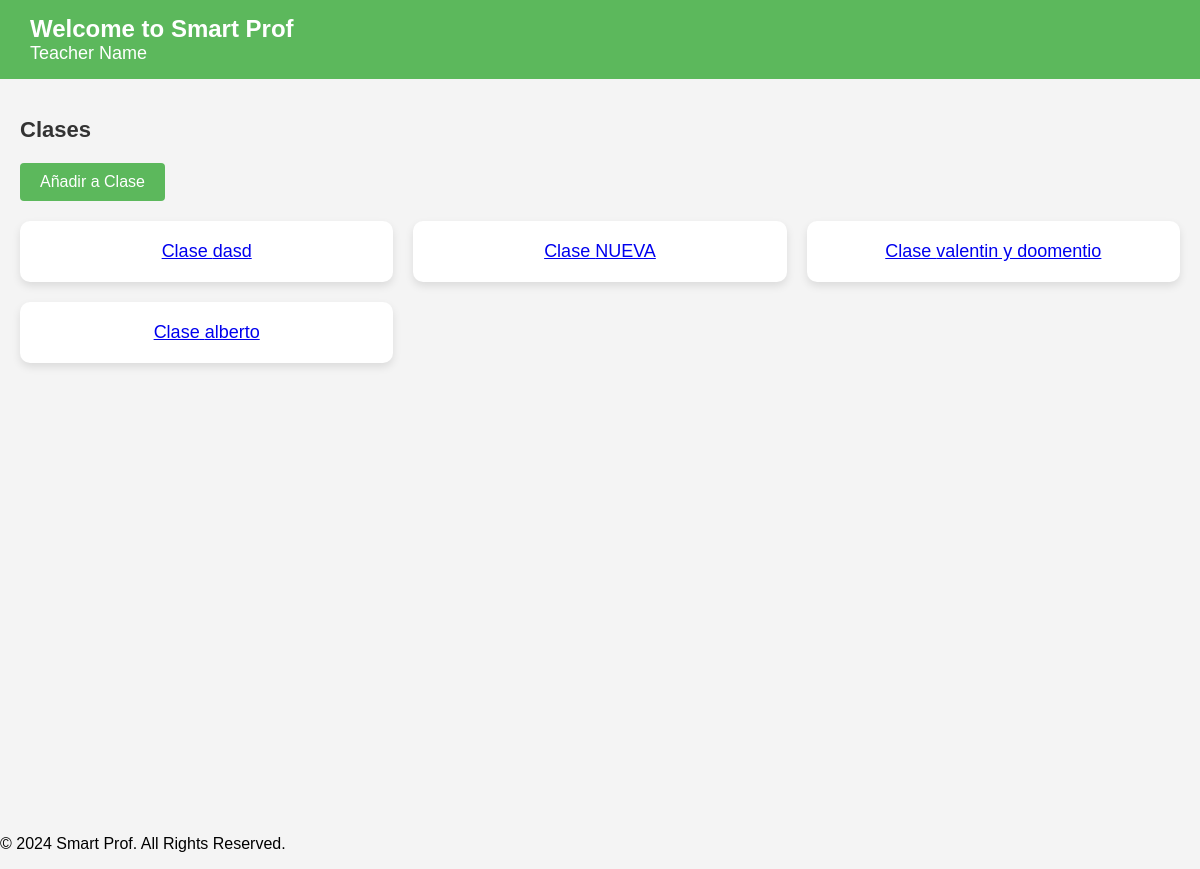
The app's page /auth/dash (signed in) with its own data.
### miapp/models.py (models this page shows)
class Clase(models.Model):
    nombre = models.CharField(max_length=60)
    profile = models.ForeignKey(Profile, related_name='clases', on_delete=models.CASCADE)
    def __str__(self):
        return self.nombre

### miapp/views.py (the view)
# urls.py: path('auth/dash',views.dash,name='dash'),
def dash(request):
    user_id = request.user.id
    try:
        profile = Profile.objects.get(user_id=user_id)
        clases = profile.clases.all()
        print(clases)
        return render(request, "auth/dash.html", {'user_id': user_id, 'clases': clases})
    except Profile.DoesNotExist:
        return render(request, "auth/dash.html", {'user_id': user_id, 'clases': []})

### miapp/templates/auth/dash.html (shortened to what this page needs)
{% load static %}
<!DOCTYPE html>
<html lang="es">
<head>
    <link rel="stylesheet" href="{% static 'inicio_style.css' %}">
</head>
<body>
    <header>
        <div class="header-container">
            <h1>Welcome to Smart Prof</h1>
            <div class="user-section">
                <span>Teacher Name</span>
            </div>
        </div>
    </header>
    <div class="main-container">
        <section class="class-section">
            <h2>Clases</h2>
            <button class="add-class-button" onclick="openModal()">Añadir a Clase</button>
            <div class="class-grid">
                {% if clases %}
                    {% for clase in clases %}
                        <a href="{% url 'clase' clase.id %}" class="class-box">Clase {{ clase.nombre }}</a>
                    {% endfor %}
                {% else %}
                    <p>No classes found.</p>
                {% endif %}
            </div>
        </section>
    </div>
    <footer>
        <p>&copy; 2024 Smart Prof. All Rights Reserved.</p>
    </footer>
</body>
</html>

### miapp/static/inicio_style.css (style rules this page uses)
body { margin: 0; padding: 0; font-family: Arial, sans-serif; background-color: #f4f4f4; }
header { background-color: #5cb85c; padding: 15px 30px; color: white; display: flex; justify-content: space-between; align-items: center; }
.header-container h1 { margin: 0; font-size: 24px; }
.user-section { font-size: 18px; }
.main-container { display: flex; height: calc(100vh - 60px); }
.class-section { flex: 1; padding: 20px; }
.class-section h2 { margin-bottom: 20px; font-size: 22px; color: #333; }
.class-grid { display: grid; grid-template-columns: repeat(3, 1fr); gap: 20px; }
.class-box { background-color: white; padding: 20px; border-radius: 10px; box-shadow: 0 4px 8px rgba(0, 0, 0, 0.1); text-align: center; font-size: 18px; cursor: pointer; transition: transform 0.3s, box-shadow 0.3s; }
.add-class-button { display: inline-block; margin-bottom: 20px; padding: 10px 20px; font-size: 16px; color: #fff; background-color: #5cb85c; border: none; border-radius: 4px; cursor: pointer; text-align: center; text-decoration: none; }

### records on screen
Clase: nombre "dasd"
Clase: nombre "NUEVA"
Clase: nombre "valentin y doomentio"
Clase: nombre "alberto"
